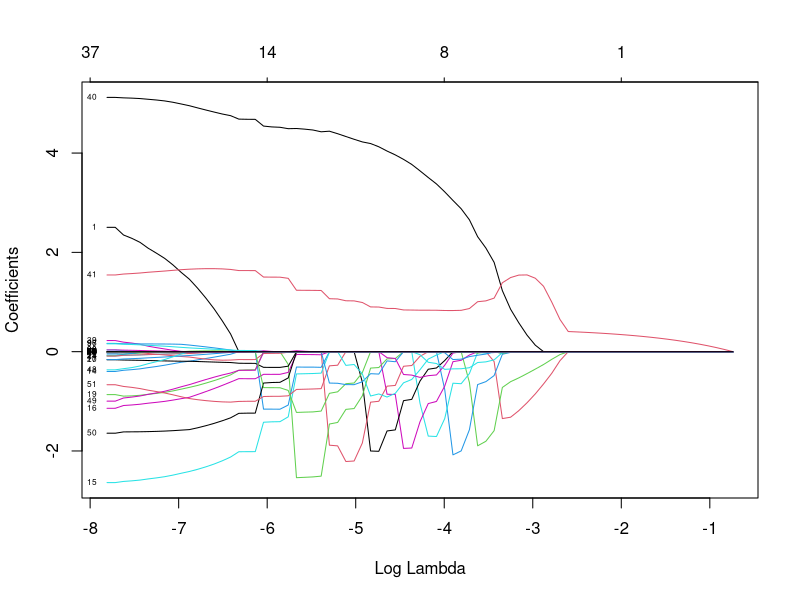
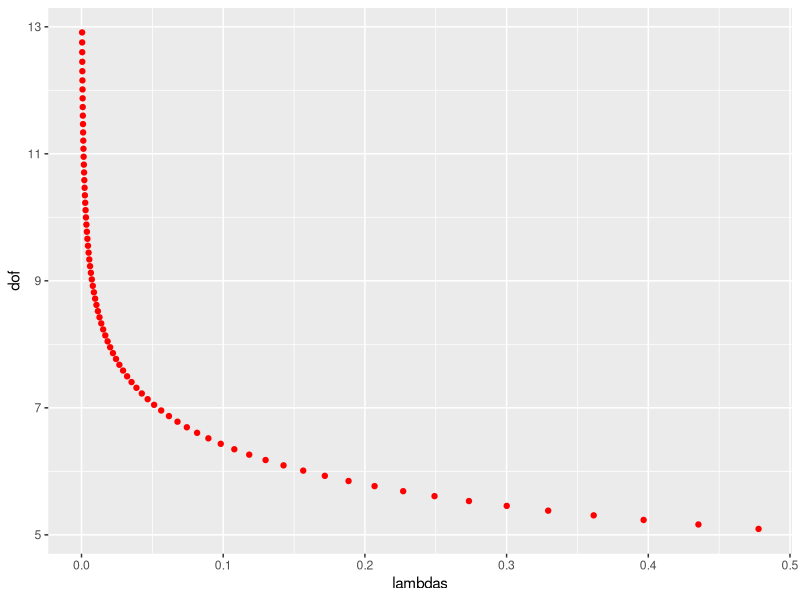
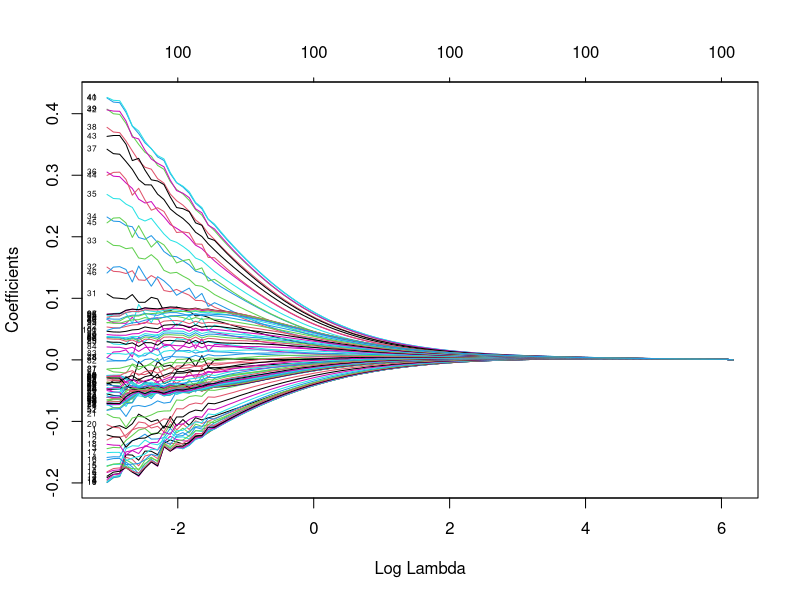
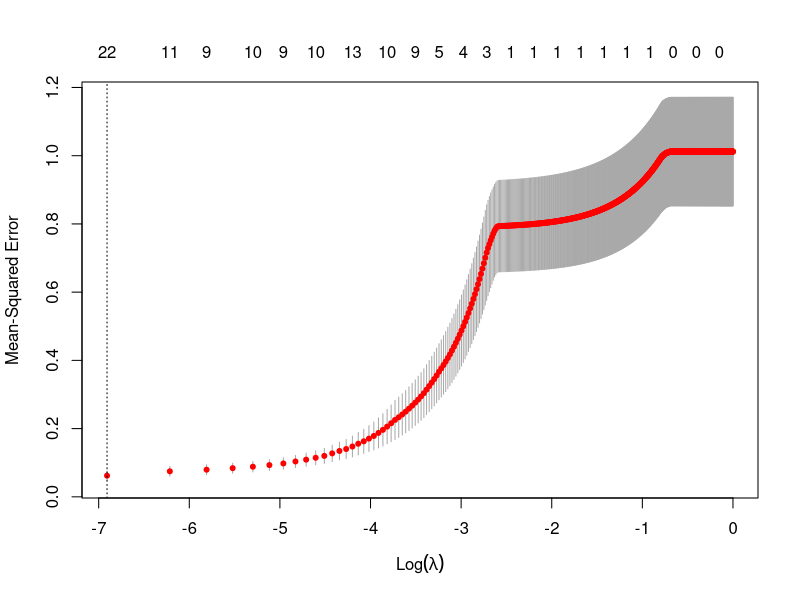
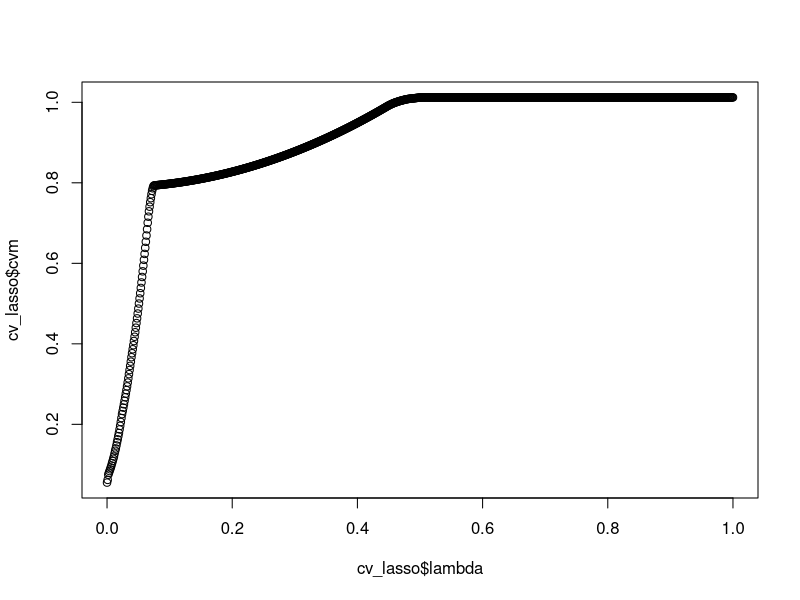
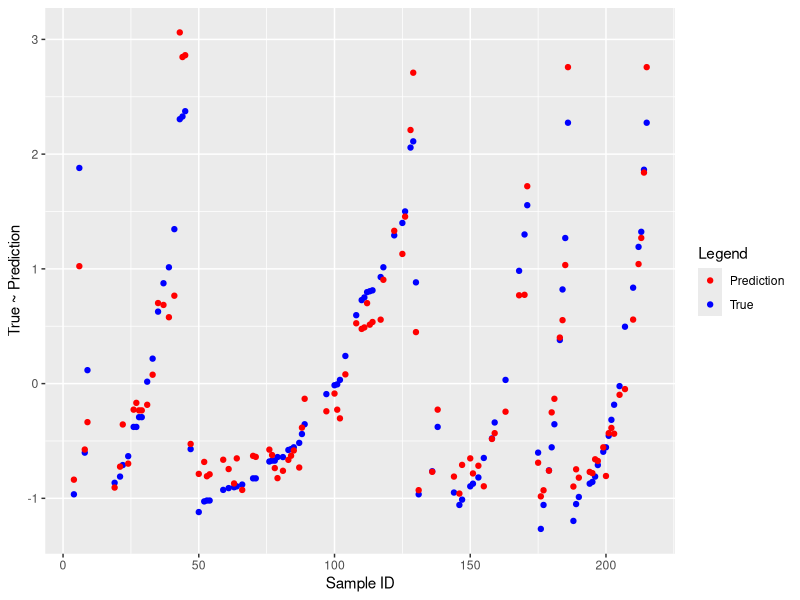
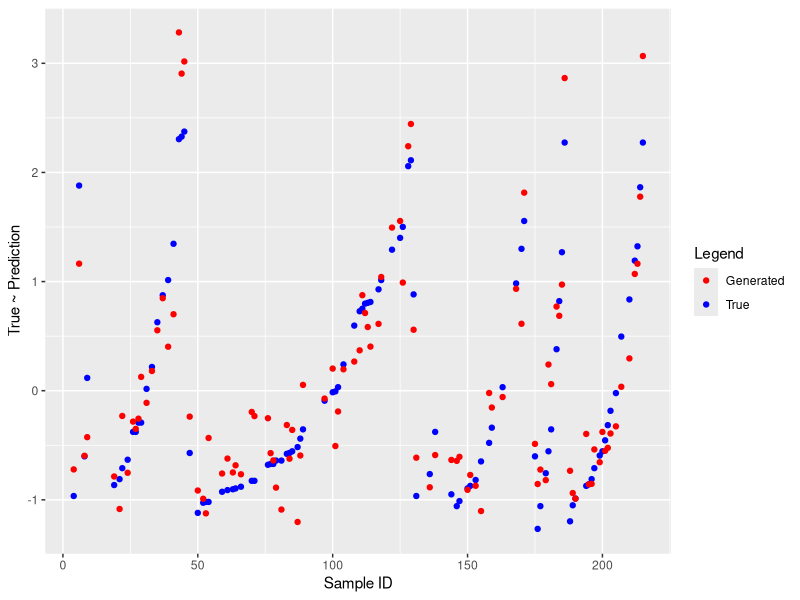

Generate these figures, in order, with R:
## ---- chunk 1
knitr::opts_chunk$set(echo = TRUE)
library(ggplot2)
library(glmnet)
library(psych)
library(tidyr)
## ---- chunk 2
# Load data 
data = read.csv("data/tecator.csv")

# Split data into train and test set
n = dim(data)[1]
set.seed(12345)
id = sample(1:n, floor(n*0.5))
train = data[id,]
test = data[-id,]
## ---- chunk 3
# Fitting the linear regression model
predictors <- paste("Channel", 1:100, sep="")
fmla <- as.formula(paste("Fat ~ ", paste(predictors, collapse= "+")))

fit = lm(fmla, data=train)
summary(fit)

# Estimating training and test errors
train_predictions_lm = predict(fit, train)
train_mse = mean((train$Fat-train_predictions_lm)^2)
train_rmse = sqrt(mean((train$Fat-train_predictions_lm)^2))

test_predictions_lm = predict(fit, test)
test_mse = mean((test$Fat-test_predictions_lm)^2)
test_rmse = sqrt(mean((test$Fat-test_predictions_lm)^2))

cat("Train error\nMSE: ", train_mse, "\nRMSE: ", train_rmse, "\n\nTest error\nMSE: ", test_mse, "\nRMSE: ", test_rmse)
## ---- chunk 4
covariates = scale(train[,2:101])
response = scale(train$Fat)

# alpha=1 to choose 'Lasso'
set.seed(12345)
model_lasso = glmnet(as.matrix(covariates), response, alpha=1, family="gaussian")
plot(model_lasso, xvar="lambda", label=T)
## ---- chunk 5
calc_dof <- function(lambda) {
  ld <- lambda * diag(ncol(covariates))
  H <- covariates %*% solve(t(covariates) %*% covariates + ld) %*% t(covariates)
  dof <- tr(H)
}

dof = c()
lambdas = model_lasso$lambda
for (i in 1:length(lambdas)) {
  dof[i] = calc_dof(lambdas[i])
}

ggplot(data=NULL, aes(lambdas, dof)) + geom_point(color="red")
## ---- chunk 6
# alpha=0 to choose 'Ridge'
set.seed(12345)
model_ridge = glmnet(as.matrix(covariates), response, alpha=0, family="gaussian")
plot(model_ridge, xvar="lambda", label=T)

## ---- chunk 7
set.seed(12345)
cv_lasso = cv.glmnet(as.matrix(covariates), response, alpha=1, family="gaussian", lambda=seq(0,1,0.001))
plot(cv_lasso)
## ---- chunk 8
optimal_lambda = cv_lasso$lambda.min
cat("The optimal lambda: ", optimal_lambda, "\nNumber of variables choosen: ", length(coef(cv_lasso, s="lambda.min")))
## ---- chunk 9
lambda_to_compare = round(exp(-2),3)
cvm = cv_lasso$cvm
lambda = cv_lasso$lambda
plot(cv_lasso$lambda, cv_lasso$cvm)

lambda_cvm = cbind(lambda, cvm)
ind_lambda_to_compare = which(lambda_cvm[,1]==lambda_to_compare, arr.ind = TRUE)
cvm_lambda_to_compare = lambda_cvm[ind_lambda_to_compare,]
print(cvm_lambda_to_compare)
## ---- chunk 10
test_x = scale(test[, 2:101])
test_y = scale(test$Fat)

model_lasso_optimal = glmnet(as.matrix(covariates), response, alpha = 1, lambda=optimal_lambda)
test_predictions_lasso = predict(model_lasso_optimal, newx=test_x, type="response")

determination_coefficient = sum((test_predictions_lasso-mean(test_y))^2)/sum((test_y-mean(test_y))^2)
test_mse_lasso_optimal = mean((test_predictions_lasso-test_y)^2)

cat("Coefficient of determination: ", determination_coefficient, "\nMSE: ", test_mse_lasso_optimal)

true_pred_df = cbind(test[c(1)], scale(test[c(102)]), test_predictions_lasso)
colnames(true_pred_df)[2] = "True"
colnames(true_pred_df)[3] = "Prediction"

true_pred_df %>% 
  gather(key, value, -Sample) %>% 
  ggplot(aes(Sample, value)) + geom_point(aes(color = key)) +
  ylab("True ~ Prediction") +
  xlab("Sample ID") + 
  scale_colour_manual(name="Legend", values=c("red", "blue"))
## ---- chunk 11
calc_sigma <- function(model, covariates, response) {
  betas = as.vector((coef(model))[-1, ])
  residuals = response - (covariates %*% betas)
  sigma = sd(residuals)
  return(sigma)
}
sigma = calc_sigma(model_lasso_optimal, covariates, response)

set.seed(12345)
generated_data = rnorm(length(test_y), test_predictions_lasso, sigma)

determination_coefficient = sum((generated_data-mean(test_y))^2)/sum((generated_data-mean(test_y))^2)
test_mse_lasso_optimal = mean((generated_data-test_y)^2)

cat("Coefficient of determination: ", determination_coefficient, "\nMSE: ", test_mse_lasso_optimal)

true_pred_df = cbind(test[c(1)], scale(test[c(102)]), generated_data)
colnames(true_pred_df)[2] = "True"
colnames(true_pred_df)[3] = "Generated"

true_pred_df %>% 
  gather(key, value, -Sample) %>% 
  ggplot(aes(Sample, value)) + geom_point(aes(color = key)) +
  ylab("True ~ Prediction") +
  xlab("Sample ID") + 
  scale_colour_manual(name="Legend", values=c("red", "blue"))
